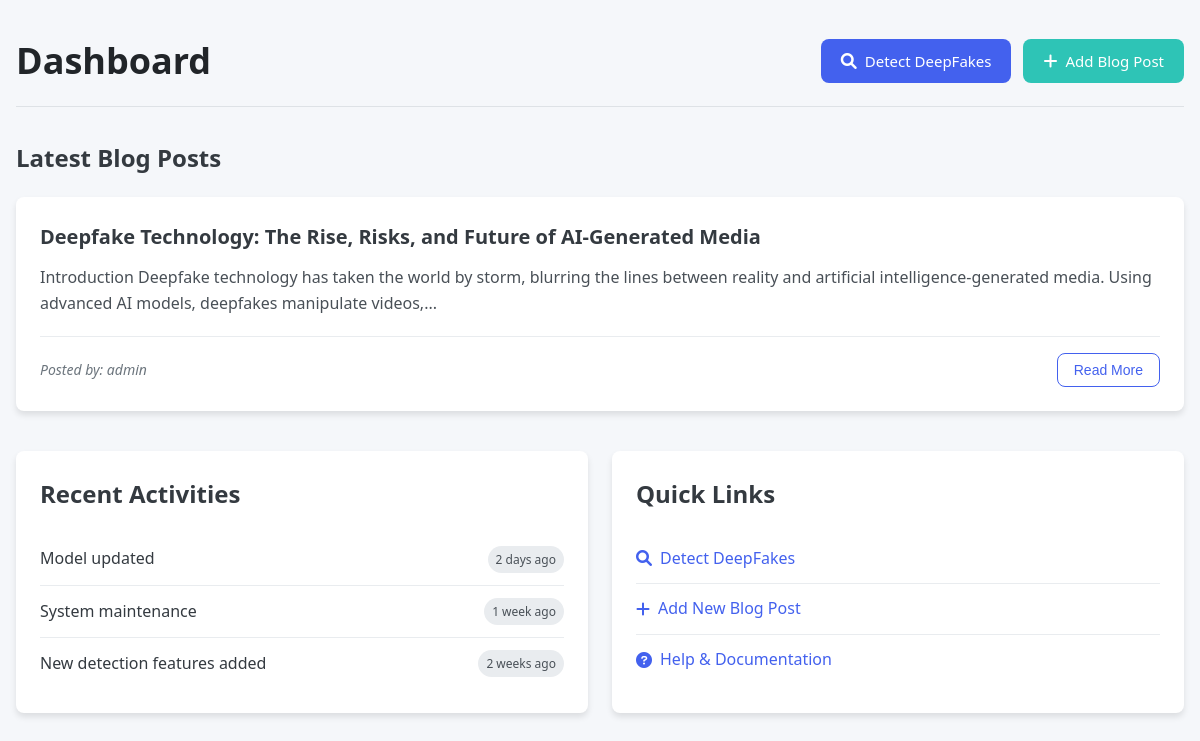
The page /dashboard (signed in) on the database its author committed.
### app.py (models this page shows)
class Blog(db.Model):
    id = db.Column(db.Integer, primary_key=True)
    title = db.Column(db.String(200), nullable=False)
    content = db.Column(db.Text, nullable=False)
    author = db.Column(db.String(100), nullable=False)

### app.py (the view)
@app.route('/dashboard')
def dashboard():
    if 'user_id' not in session:
        return redirect(url_for('login'))
    blogs = Blog.query.all()
    return render_template('dashboard.html', blogs=blogs, role=session['role'])

### templates/dashboard.html (shortened to what this page needs)
<!DOCTYPE html>
<html lang="en">
<head>
    <link rel="stylesheet" href="https://cdnjs.cloudflare.com/ajax/libs/font-awesome/6.0.0/css/all.min.css">
</head>
<body>
    <div class="container">
        <div class="header-section">
            <h1>Dashboard</h1>
            <div class="action-buttons">
                <a href="{{ url_for('predict') }}" class="btn primary">
                    <i class="fas fa-search"></i> Detect DeepFakes
                </a>
                {% if role == 'admin' %}
                <a href="{{ url_for('add_blog') }}" class="btn success">
                    <i class="fas fa-plus"></i> Add Blog Post
                </a>
                {% endif %}
            </div>
        </div>
        <div class="content-section">
            <h2>Latest Blog Posts</h2>
            {% if blogs %}
                {% for blog in blogs %}
                <div class="blog-card">
                    <h3>{{ blog.title }}</h3>
                    <p>{{ blog.content[:200] }}{% if blog.content|length > 200 %}...{% endif %}</p>
                    <div class="blog-footer">
                        <span class="author">Posted by: {{ blog.author }}</span>
                        <button class="btn outline read-more-btn" onclick="openModal('blogModal{{ blog.id }}')">
                            Read More
                        </button>
                    </div>
                </div>
                {% endfor %}
            {% else %}
                <div class="message-box info">
                    <p>No blog posts available yet.</p>
                </div>
            {% endif %}
        </div>
        <div class="two-column">
            <div class="column">
                <div class="panel">
                    <h2>Recent Activities</h2>
                    <ul class="activity-list">
                        <li>
                            <span>Model updated</span>
                            <span class="badge">2 days ago</span>
                        </li>
                        <li>
                            <span>System maintenance</span>
                            <span class="badge">1 week ago</span>
                        </li>
                        <li>
                            <span>New detection features added</span>
                            <span class="badge">2 weeks ago</span>
                        </li>
                    </ul>
                </div>
            </div>
            <div class="column">
                <div class="panel">
                    <h2>Quick Links</h2>
                    <ul class="links-list">
                        <li>
                            <a href="{{ url_for('predict') }}">
                                <i class="fas fa-search"></i> Detect DeepFakes
                            </a>
                        </li>
                        {% if role == 'admin' %}
                        <li>
                            <a href="{{ url_for('add_blog') }}">
                                <i class="fas fa-plus"></i> Add New Blog Post
                            </a>
                        </li>
                        {% endif %}
                        <li>
                            <a href="#">
                                <i class="fas fa-question-circle"></i> Help & Documentation
                            </a>
                        </li>
                    </ul>
                </div>
            </div>
        </div>
    </div>
</body>
</html>

### templates/dashboard.html (style rules this page uses)
:root { --primary-color: #4361ee; --primary-hover: #3a56d4; --success-color: #2ec4b6; --success-hover: #29b0a3; --secondary-color: #6c757d; --secondary-hover: #5a6268; --info-color: #4cc9f0; --warning-color: #ff9f1c; --danger-color: #e71d36; --light-color: #f8f9fa; --dark-color: #212529; --gray-100: #f8f9fa; --gray-200: #e9ecef; --gray-300: #dee2e6; --gray-400: #ced4da; --gray-500: #adb5bd; --gray-600: #6c757d; --gray-700: #495057; --gray-800: #343a40; --gray-900: #212529; --body-bg: #f5f7fa; --card-bg: #ffffff; --box-shadow: 0 4px 6px rgba(0, 0, 0, 0.1); --border-radius: 8px; --transition: all 0.3s ease; }
* { margin: 0; padding: 0; box-sizing: border-box; }
body { font-family: 'Segoe UI', Tahoma, Geneva, Verdana, sans-serif; background-color: var(--body-bg); color: var(--gray-800); line-height: 1.6; }
.container { max-width: 1200px; margin: 0 auto; padding: 2rem 1rem; }
.header-section { display: flex; justify-content: space-between; align-items: center; margin-bottom: 2rem; padding-bottom: 1rem; border-bottom: 1px solid var(--gray-300); }
h1 { color: var(--dark-color); font-size: 2.25rem; font-weight: 700; }
h2 { color: var(--gray-800); font-size: 1.5rem; margin-bottom: 1.25rem; font-weight: 600; }
h3 { color: var(--gray-800); font-size: 1.25rem; margin-bottom: 0.75rem; font-weight: 600; }
.action-buttons { display: flex; gap: 0.75rem; }
.btn { display: inline-flex; align-items: center; justify-content: center; gap: 0.5rem; padding: 0.625rem 1.25rem; border-radius: var(--border-radius); font-weight: 500; text-decoration: none; cursor: pointer; transition: var(--transition); border: none; font-size: 0.9375rem; }
.btn i { font-size: 1rem; }
.primary { background-color: var(--primary-color); color: white; }
.success { background-color: var(--success-color); color: white; }
.outline { background-color: transparent; border: 1px solid var(--primary-color); color: var(--primary-color); }
.content-section { margin-bottom: 2.5rem; }
.blog-card { background-color: var(--card-bg); padding: 1.5rem; border-radius: var(--border-radius); box-shadow: var(--box-shadow); margin-bottom: 1.5rem; transition: var(--transition); }
.blog-card p { color: var(--gray-700); margin-bottom: 1.25rem; }
.blog-footer { display: flex; justify-content: space-between; align-items: center; border-top: 1px solid var(--gray-200); padding-top: 1rem; }
.author { color: var(--gray-600); font-style: italic; font-size: 0.875rem; }
.read-more-btn { font-size: 0.875rem; padding: 0.5rem 1rem; }
.two-column { display: grid; grid-template-columns: 1fr 1fr; gap: 1.5rem; }
.column { flex: 1; }
.panel { background-color: var(--card-bg); padding: 1.5rem; border-radius: var(--border-radius); box-shadow: var(--box-shadow); height: 100%; }
.activity-list, .links-list { list-style: none; }
.activity-list li, .links-list li { padding: 0.75rem 0; border-bottom: 1px solid var(--gray-200); display: flex; justify-content: space-between; align-items: center; }
.activity-list li:last-child, .links-list li:last-child { border-bottom: none; }
.links-list a { color: var(--primary-color); text-decoration: none; display: flex; align-items: center; gap: 0.5rem; transition: var(--transition); }
.badge { background-color: var(--gray-200); color: var(--gray-700); font-size: 0.75rem; padding: 0.25rem 0.5rem; border-radius: 50px; }

### rows shown on the page
Blog: title "Deepfake Technology: The Rise, Risks, and Future of AI-Generated Media", content "Introduction Deepfake technology has taken the world by storm, blurring the lines between reality and artificial intelligence-generated media. Using advanced AI models, deepfakes manipulate videos,", author "admin"
